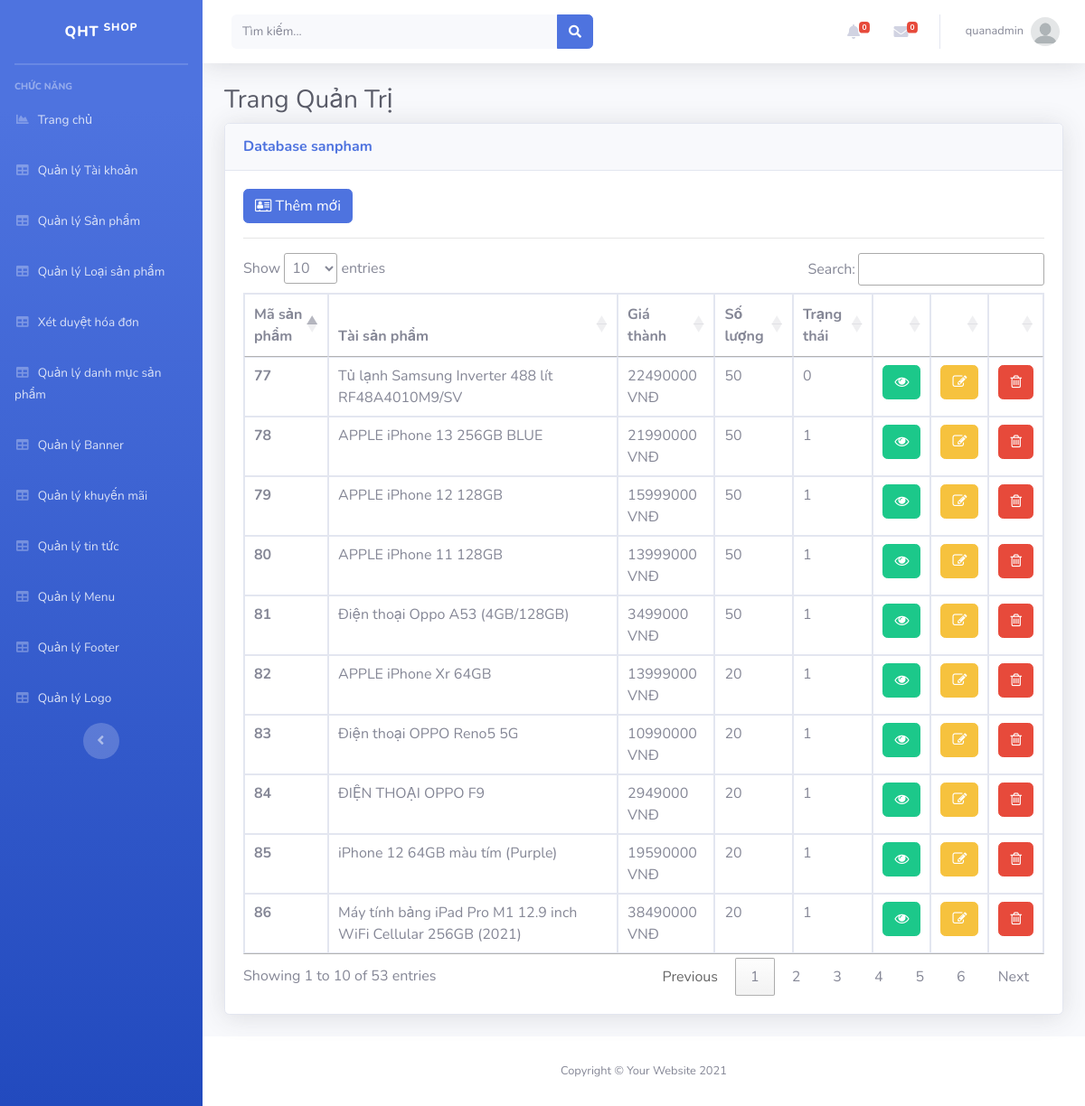
The app's page /Admin/index.php?mod=sanpham (signed in) with its own data.
### tables this page shows
CREATE TABLE `sanpham` (
  `MaSP` int(11) NOT NULL,
  `MaLSP` int(11) NOT NULL,
  `MaDM` int(11) NOT NULL,
  `TenSP` varchar(70) NOT NULL,
  `DonGia` int(11) NOT NULL,
  `DonGiaChinh` int(30) NOT NULL,
  `SoLuong` int(10) UNSIGNED NOT NULL DEFAULT 1,
  `HinhAnh1` longtext NOT NULL,
  `HinhAnh2` longtext DEFAULT NULL,
  `HinhAnh3` longtext DEFAULT NULL,
  `HinhAnh4` longtext NOT NULL,
  `HinhAnh5` longtext NOT NULL,
  `HinhAnh6` longtext NOT NULL,
  `HinhAnh7` longtext NOT NULL,
  `HinhAnh8` longtext NOT NULL,
  `Loai1` varchar(30) NOT NULL,
  `Loai2` varchar(30) NOT NULL,
  `Loai3` varchar(30) NOT NULL,
  `Loai4` varchar(30) NOT NULL,
  `Size1` varchar(30) NOT NULL,
  `Size2` varchar(30) NOT NULL,
  `Size3` varchar(30) NOT NULL,
  `Size4` varchar(30) NOT NULL,
  `MaKM` int(11) NOT NULL,
  `LoaiSale` varchar(30) NOT NULL,
  `TrangThai` int(11) NOT NULL,
  `MoTa` longtext NOT NULL,
  `MoTa1` longtext NOT NULL,
  `MoTa2` longtext NOT NULL,
  `ThoiGian` datetime DEFAULT NULL
);

### Admin/MVC/controllers/SanphamController.php (called while the page is built, shortened)
<?php
class SanphamController
{
    var $sanpham_model;
    public function __construct()
    {
        $this->sanpham_model = new sanpham();
    }
    public function list()
    {
        $data = $this->sanpham_model->All();
        require_once("MVC/Views/Admin/index.php");
    }
}

### Admin/MVC/Models/connection.php (called while the page is built, shortened)
<?php
    class Connection{
        function __construct()
        {
            $severname ="localhost";
            $username ="root";
            $password ="";
            $db_name ="wiroshop";
            $this->conn = new mysqli($severname,$username,$password,$db_name);
        }
    }
?>

### Admin/MVC/Models/model.php (called while the page is built, shortened)
<?php
require_once("connection.php");
class Model
{
    var $table;
    var $contens;
    function __construct()
    {
        $conn_obj = new Connection();
        $this->conn = $conn_obj->conn;
    }
    function All()
    {
        $query = "select * from $this->table ORDER BY $this->contens DESC ";
        require("result.php");
        return $data;
    }
}

### Admin/MVC/Models/result.php (called while the page is built)
<?php
$result = $this->conn->query($query);
$data = array();
while ($row = $result->fetch_assoc()) {
    $data[] = $row;
}
?>

### Admin/MVC/Views/sanpham/list.php (the view, shortened to what this page needs)
<?php if (isset($_SESSION['isLogin_Admin']) && $_SESSION['isLogin_Admin'] == true) { ?>
<a href="?mod=sanpham&act=add" type="button" class="btn btn-primary"><i class="fa fa-address-card-o" aria-hidden="true"></i>&nbsp;Thêm mới</a>
<?php } ?>
<hr>
<table class="table table-bordered" id="dataTable" width="100%" cellspacing="0">
  <thead>
    <tr>
      <th scope="col">Mã sản phẩm</th>
      <th scope="col">Tài sản phẩm</th>
      <th scope="col">Giá thành</th>
      <th scope="col">Số lượng</th>
      <th scope="col">Trạng thái</th>
      <th></th>
      <th></th>
      <th></th>
    </tr>
  </thead>
  <tbody>
    <?php foreach ($data as $row) { ?>
      <tr>
        <th scope="row"><?= $row['MaSP'] ?></th>
        <td><?= $row['TenSP'] ?></td>
        <td><?= $row['DonGia'] ?> VNĐ</td>
        <td><?= $row['SoLuong'] ?></td>
        <td><?= $row['TrangThai'] ?></td>
        <td>
          <a href="../index.php?act=detail&id=<?= $row['MaSP'] ?>" type="button" class="btn btn-success" target="_blank"><i class="fa fa-eye" aria-hidden="true"></i></a>
        </td>
        <td>
           <?php if (isset($_SESSION['isLogin_Admin']) && $_SESSION['isLogin_Admin'] == true) { ?>
          <a href="?mod=sanpham&act=edit&id=<?= $row['MaSP'] ?>" type="button" class="btn btn-warning"><i class="fa fa-pencil-square-o" aria-hidden="true"></i></a>
          <?php } ?>
        </td>
        <td>
           <?php if (isset($_SESSION['isLogin_Admin']) && $_SESSION['isLogin_Admin'] == true) { ?>
          <a href="?mod=sanpham&act=delete&id=<?= $row['MaSP'] ?>" onclick="return confirm('Bạn có thật sự muốn xóa ?');" type="button" class="btn btn-danger"><i class="fa fa-trash-o" aria-hidden="true"></i></a>
          <?php } ?>
        </td>
      </tr>
    <?php } ?>
  </tbody>
</table>

### records on screen
sanpham: MaSP "86", TenSP "Máy tính bảng iPad Pro M1 12.9 inch WiFi Cellular 256GB (2021)", DonGia "38490000", SoLuong "20", TrangThai "1"
sanpham: MaSP "85", TenSP "iPhone 12 64GB màu tím (Purple)", DonGia "19590000", SoLuong "20", TrangThai "1"
sanpham: MaSP "84", TenSP "ĐIỆN THOẠI OPPO F9", DonGia "2949000", SoLuong "20", TrangThai "1"
sanpham: MaSP "83", TenSP "Điện thoại OPPO Reno5 5G", DonGia "10990000", SoLuong "20", TrangThai "1"
sanpham: MaSP "82", TenSP "APPLE iPhone Xr 64GB", DonGia "13999000", SoLuong "20", TrangThai "1"
sanpham: MaSP "81", TenSP "Điện thoại Oppo A53 (4GB/128GB)", DonGia "3499000", SoLuong "50", TrangThai "1"
sanpham: MaSP "80", TenSP "APPLE iPhone 11 128GB", DonGia "13999000", SoLuong "50", TrangThai "1"
sanpham: MaSP "79", TenSP "APPLE iPhone 12 128GB", DonGia "15999000", SoLuong "50", TrangThai "1"
sanpham: MaSP "78", TenSP "APPLE iPhone 13 256GB BLUE", DonGia "21990000", SoLuong "50", TrangThai "1"
sanpham: MaSP "77", TenSP "Tủ lạnh Samsung Inverter 488 lít RF48A4010M9/SV", DonGia "22490000", SoLuong "50", TrangThai "0"

### other values on screen
$_SESSION['login']['TaiKhoan'] "quanadmin"
$mod "sanpham"
